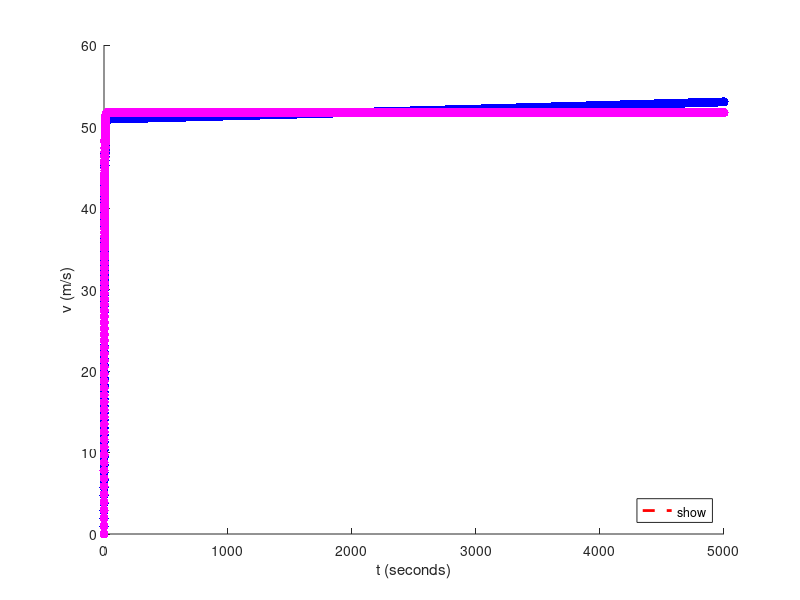

This chart was generated by the following MATLAB code:
% HW1Q7
clc;clear

%Variables
m = 68.1;               %skydivers mass (kg)
cd = 0.25;              %drag coefficient (kg/m)
r = 6.37 * 10^6;        %earth's radius (m)
term_vel = sqrt(9.81*m/cd);     %terminal velocity (m/s)
delt = .1;              %step size (s)
t = (0:delt:5000)';     %time vector, interval of delt (s)   
v = nan(size(t));       %empty vector, velocity (m/s)
v(1) = 0;               %initial velocity (m/s)
v2 = nan(size(t));      %empty vector, velocity (m/s)
v2(1) = 0;              %initial velocity (m/s)
d = nan(size(t));       %empty vector, elevation (m)
d(1) = 100000;          %initial elevation (m)

%Euler's Method
for ii = 1:length(t)-1
    %Velocity with updated gravity
    g = (9.81*(r^2))/((r + d(ii))^2);       %current gravity
    dvdt = g - cd/m*v(ii)^2;                %skydivers current acceleration with updated gravity
    v(ii+1) = v(ii) + dvdt*delt;            %updated velocity with updated gravity
    dd = v(ii)*delt;                        %delta elevation
    d(ii+1) = d(ii)-dd;                   %updated position with updated gravity
    
    %Velocity with static gravity
    dvdt2 = 9.81 - cd/m*v2(ii)^2;           %skydivers current acceleration with static gravity
    v2(ii+1) = v2(ii) + dvdt2*delt;         %updated velocity with static gravity
end

%Graphing
figure
hold on
plot(t,term_vel*ones(size(t)),'r--','linewidth',2,'DisplayName','Terminal Velocity')
plot(t,v,'b.-','markersize',20,'linewidth',2,'DisplayName','Simulated Velocity with Current Gravity ')
plot(t,v2,'m.-','markersize',20,'linewidth',2,'DisplayName','Simulated Velocity with Static Gravity')
xlabel('t (seconds)')
ylabel('v (m/s)')
legend('show','Location','southeast')